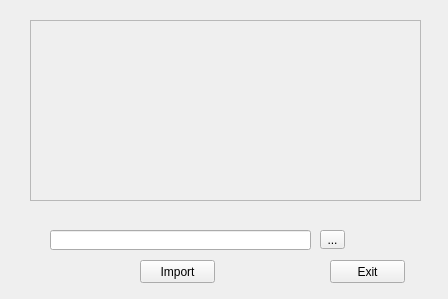
<?xml version="1.0" encoding="UTF-8"?>
<ui version="4.0">
 <class>frmImport</class>
 <widget class="QWidget" name="frmImport">
  <property name="geometry">
   <rect>
    <x>0</x>
    <y>0</y>
    <width>448</width>
    <height>299</height>
   </rect>
  </property>
  <property name="minimumSize">
   <size>
    <width>448</width>
    <height>299</height>
   </size>
  </property>
  <property name="maximumSize">
   <size>
    <width>448</width>
    <height>299</height>
   </size>
  </property>
  <property name="windowTitle">
   <string>Import</string>
  </property>
  <widget class="QTextEdit" name="txtInstructions">
   <property name="enabled">
    <bool>false</bool>
   </property>
   <property name="geometry">
    <rect>
     <x>30</x>
     <y>20</y>
     <width>391</width>
     <height>181</height>
    </rect>
   </property>
  </widget>
  <widget class="QLineEdit" name="tbxImFolder">
   <property name="geometry">
    <rect>
     <x>50</x>
     <y>230</y>
     <width>261</width>
     <height>20</height>
    </rect>
   </property>
  </widget>
  <widget class="QToolButton" name="tbnImFolder">
   <property name="geometry">
    <rect>
     <x>320</x>
     <y>230</y>
     <width>25</width>
     <height>19</height>
    </rect>
   </property>
   <property name="text">
    <string>...</string>
   </property>
  </widget>
  <widget class="QPushButton" name="btnImport">
   <property name="geometry">
    <rect>
     <x>140</x>
     <y>260</y>
     <width>75</width>
     <height>23</height>
    </rect>
   </property>
   <property name="text">
    <string>Import</string>
   </property>
  </widget>
  <widget class="QPushButton" name="btnExit">
   <property name="geometry">
    <rect>
     <x>330</x>
     <y>260</y>
     <width>75</width>
     <height>23</height>
    </rect>
   </property>
   <property name="text">
    <string>Exit</string>
   </property>
  </widget>
 </widget>
 <resources/>
 <connections/>
</ui>
